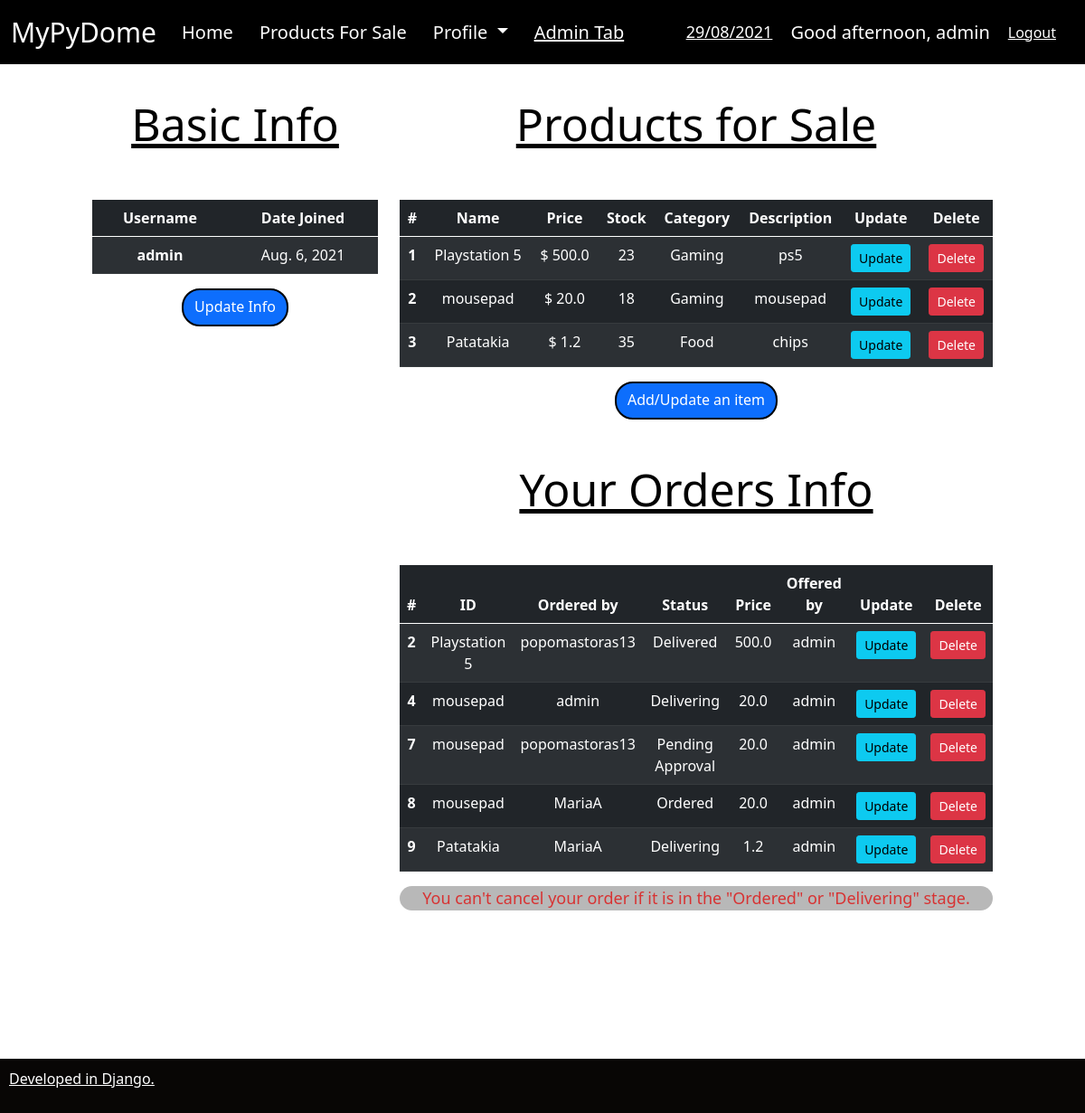
Before: /products/wishlist/ (signed in) with the older database file.
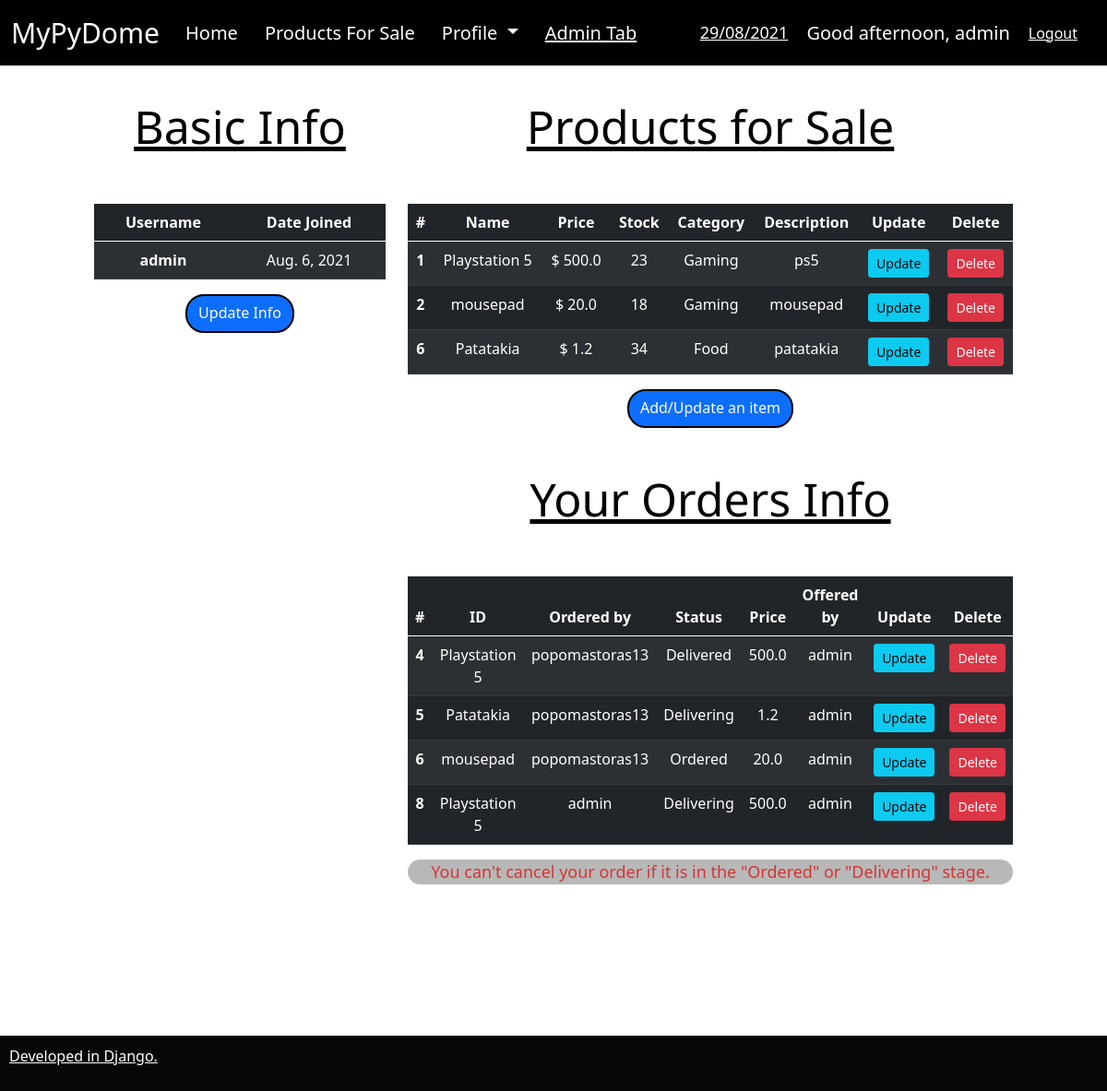
After: the same page with the newer database file.
### products/models.py (models this page shows, shortened)
class Wishlist(models.Model):
    CATEGORY = (
        ('Groceries', 'Groceries'),
        ('Food', 'Food'),
        ('Clothing-Apparel', 'Clothing-Apparel'),
        ('Household', 'Household'),
        ('Appliances', 'Appliances'),
        ('Electronics', 'Electronics'),
        ('Gaming', 'Gaming'),
        ('Computer Parts', 'Computer Parts'),
    )
    name = models.CharField(max_length=200, null=True)
    price = models.FloatField(null=True)
    stock = models.IntegerField(null=True)
    category = models.CharField(max_length=200, null=True, choices=CATEGORY)
    description = models.CharField(max_length=200, null=True)
    date_created = models.DateTimeField(auto_now_add=True, null=True)
    creator = models.ForeignKey(settings.AUTH_USER_MODEL, null=True, on_delete=models.SET_NULL)
    def __str__(self):
        return self.name

class Order(models.Model):
    STATUS=(
            ('Pending Approval', 'Pending Approval'),
            ('Out of Stock', 'Out of Stock'),
            ('Ordered', 'Ordered'),
            ('Delivering', 'Delivering'),
            ('Delivered', 'Delivered')
    )
    customer = models.ForeignKey(User, null=True, on_delete=models.SET_NULL)
    wishlist_item = models.ForeignKey(Wishlist, null=True, on_delete=models.CASCADE)
    date_created = models.DateTimeField(auto_now_add=True, null=True)
    status = models.CharField(max_length=200, default='Pending Approval', choices=STATUS)

### products/views.py (the view)
# urls.py: path('wishlist/', views.wishlist_index, name='wishlist'),
@staff_member_required(login_url='accounts')     #an den eimai staff de mporw na mpw
def wishlist_index(request):                #
    wishlist = Wishlist.objects.all()
    orders = Order.objects.all()
    context={'wishlist': wishlist, 'orders': orders}
    return render(request, 'wishlist.html', context)

### products/templates/wishlist.html (shortened to what the changed rows need)
{% extends 'base.html' %}
{% block content %}
<div class="container-fluid" style="margin-top:30px; width:85%">
  <div class="row">
    <div class="col-sm-4">
      <H2 align="center" style="font-size: 50px; color:rgb(0, 0, 0); text-decoration: underline;">
        Basic Info
      </H2>
      <H2>&nbsp;
      </H2>
      <table style='text-align: center;' class="table table-dark table-striped">
        <thead>
            <tr>
              <th scope="col">Username</th>
              <th scope="col">Date Joined</th>
            </tr>
          </thead>
          <tbody>
            <tr>
              <th scope="row">{{ request.user.username }}</th>
            </tr>
          </tbody>
      </table>
    </div>
    <div class="col-sm-8">
        <H2 align="center" style="font-size: 50px; color:rgb(0, 0, 0); text-decoration: underline;">
            Products for Sale
        </H2>
        <H2>&nbsp;
        </H2>
        <table style='text-align: center;' class="table table-dark table-striped">
            <thead>
                <tr>
                  <th scope="col">#</th>
                  <th scope="col">Name</th>
                  <th scope="col">Price</th>
                  <th scope="col">Stock</th>
                  <th scope="col">Category</th>
                  <th scope="col">Description</th>
                  <th scope="col">Update</th>
                  <th scope="col">Delete</th>
                </tr>
              </thead>
              <tbody>
                {% for item in wishlist %}
                {% if request.user.id == item.creator_id  %}
                <tr>
                  <th scope="row">{{ item.id }}</th>
                    <td>{{ item.name }}</td>
                    <td>$ {{ item.price }}</td>
                    <td>{{ item.stock }}</td>
                    <td>{{ item.category }}</td>
                    <td>{{ item.description }}</td>
                    <td>
                      <a class="btn btn-sm btn-info" href="{% url 'update_item' item.id %}">Update</a>
                    </td>
                    <td>
                      <a class="btn btn-sm btn-danger" href="">Delete</a>
                    </td>
                </tr>
                {% endif %}
                {% endfor %}
              </tbody>
        </table>
        <H2>&nbsp;</H2>
        <H2 align="center" style="font-size: 50px; color:rgb(0, 0, 0); text-decoration: underline;">
            Your Orders Info
        </H2>
        <H2>&nbsp;</H2>
        <table style='text-align: center;' class="table table-dark table-striped">
          <thead>
              <tr>
                <th scope="col">#</th>
                <th scope="col">ID</th>
                <th scope="col">Ordered by</th>
                <th scope="col">Status</th>
                <th scope="col">Price</th>
                <th scope="col">Offered by</th>
                <th scope="col">Update</th>
                <th scope="col">Delete</th>
              </tr>
            </thead>
            <tbody>
              {% for item in orders %}
              {% if request.user.id == item.wishlist_item.creator_id  %}
              <tr>
                <th scope="row">{{ item.id }}</th>
                  <td>{{ item.wishlist_item }}</td>
                  <td>{{ item.customer }}</td>
                  <td>{{ item.status }}</td>
                  <td>{{ item.wishlist_item.price }}</td>
                  <td>{{ item.wishlist_item.creator }}</td>
                  <td>
                    <a class="btn btn-sm btn-info" href="{% url 'update_order' item.id %}">Update</a>
                  </td>
                  {% if item.status == "Out of Stock" or item.status == "Pending Approval" or item.status == "Delivered" %}
                  <td>
                    <a class="btn btn-sm btn-danger" href="{% url 'delete_order' item.id %}">Delete</a>
                  </td>
                  {% endif %}
                  {% if item.status == "Ordered" or item.status == "Delivering" %}
                  <td>
                  <button class="btn btn-sm btn-danger" onclick="alert('Unable to cancel at this Stage.')">Delete</button>
                  </td>
                  {% endif %}
                </tr>
              {% endif %}
              {% endfor %}
            </tbody>
        </table>
    </div>
  </div>
</div>
{% endblock %}

Changed rows visible on the page:
removed Wishlist: id "3", name "Patatakia", price "1.2", stock "35", category "Food", description "chips"
no longer on this page (row edited): Order: id "2", wishlist_item "Playstation 5", customer "popomastoras13", status "Delivered", wishlist_item.price "500.0", wishlist_item.creator "admin", shows "Delete"
no longer on this page (row edited): Order: id "7", wishlist_item "mousepad", customer "popomastoras13", status "Pending Approval", wishlist_item.price "20.0", wishlist_item.creator "admin", shows "Delete"
removed Order: id "9", wishlist_item "Patatakia", customer "MariaA", status "Delivering", wishlist_item.price "1.2", wishlist_item.creator "admin", shows "Delete"
added Wishlist: id "6", name "Patatakia", price "1.2", stock "34", category "Food", description "patatakia"
changed Order id 4: wishlist_item "mousepad" → "Playstation 5"; customer "admin" → "popomastoras13"; status "Delivering" → "Delivered"; wishlist_item.price "20.0" → "500.0"; wishlist_item_id 2 → 1 (drawn)
added Order: id "5", wishlist_item "Patatakia", customer "popomastoras13", status "Delivering", wishlist_item.price "1.2", wishlist_item.creator "admin", shows "Delete"
added Order: id "6", wishlist_item "mousepad", customer "popomastoras13", status "Ordered", wishlist_item.price "20.0", wishlist_item.creator "admin", shows "Delete"
changed Order id 8: wishlist_item "mousepad" → "Playstation 5"; customer "MariaA" → "admin"; status "Ordered" → "Delivering"; wishlist_item.price "20.0" → "500.0"
